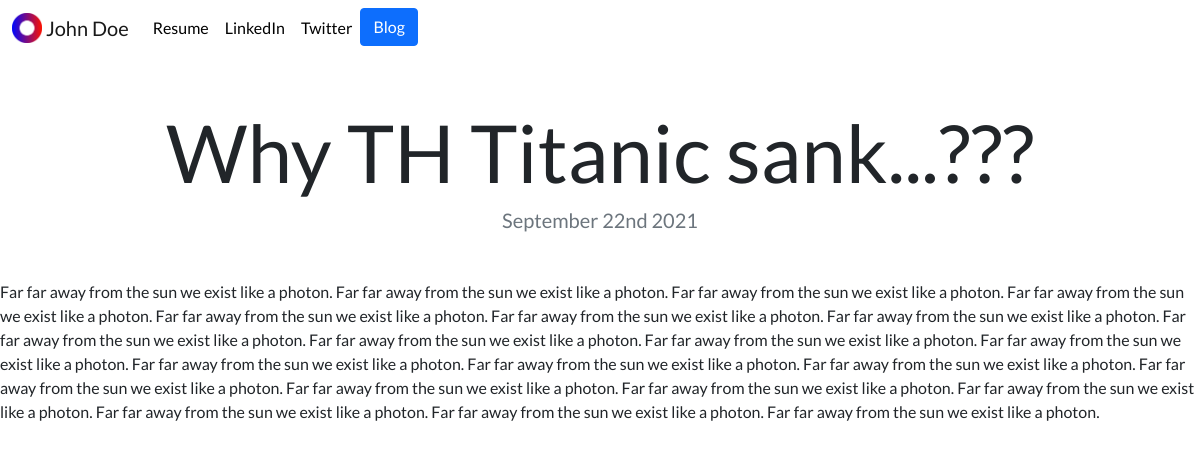
The app's page /blog/2/ with its own data.
### blog/models.py (models this page shows, shortened)
class Blog(models.Model):
    title = models.CharField(max_length=200)
    description = models.TextField()
    date = models.DateField()

### blog/views.py (the view)
# urls.py: path('<int:blog_id>/', views.detail, name='detail')
def detail(request, blog_id):
    blog = get_object_or_404(Blog, pk=blog_id)
    return render(request, 'blog/detail.html', { 'blog': blog })

### blog/templates/blog/detail.html
{% extends 'portfolio/base.html' %}
{% load static %}
{% block content %}
<h1 class="text-center mt-5" id="blogdetailtitle">{{ blog.title }}</h1>
<h5 class="text-center text-muted mb-5">{{ blog.date|date:'F jS Y' }}</h5>
{{ blog.description|safe }}
{% endblock %}

### portfolio/static/portfolio/custom.css (style rules this page uses)
body { font-family: 'Lato', sans-serif; }
@media (min-width: 992px) { #blogdetailtitle { font-size: 5rem; } }

### records on screen
Blog: title "Why TH Titanic sank...???", date "September 22nd 2021", description "Far far away from the sun we exist like a photon. Far far away from the sun we exist like a photon. Far far away from the sun we exist like a photon. Far far away from the sun we exist like a photon. Far far away from the sun we exist like a photon. Far far away from the sun we exist like a photon. Far far away from the sun we exist like a photon. Far far away from the sun we exist like a photon. Far far away from the sun we exist like a photon. Far far away from the sun we exist like a photon. Far far away from the sun we exist like a photon. Far far away from the sun we exist like a photon. Far far away from the sun we exist like a photon. Far far away from the sun we exist like a photon.…"
